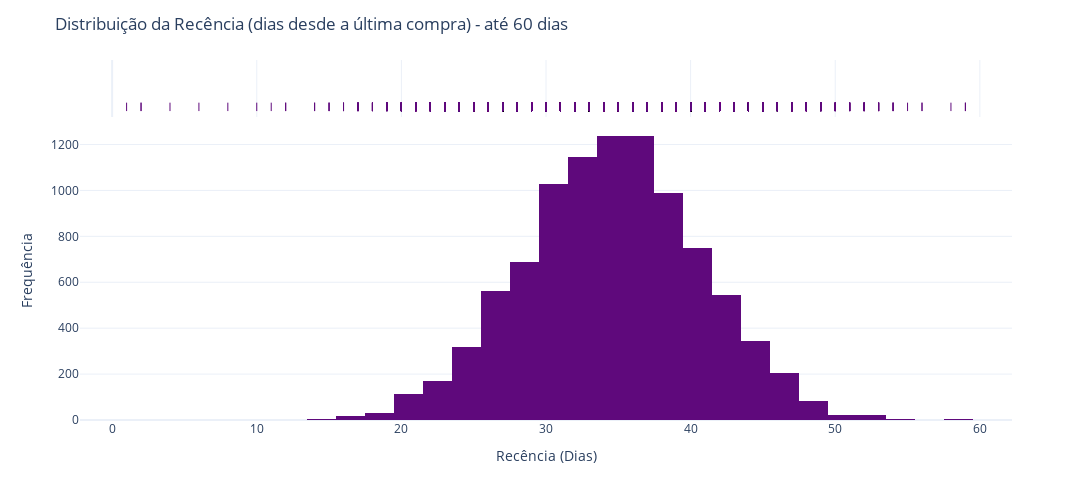

The notebook cell this image was saved under:
### Markdown cell above
### 2.6.2- Análise da Distribuição da Recência (dias desde a última compra) - até 60 dias
#### Histograma da Recência

O histograma abaixo mostra a distribuição dos dias de recência para compras, limitado a um período de até 60 dias. Essa limitação foi aplicada para focar ainda mais nos padrões mais recentes e relevantes de comportamento de compra, que são mais críticos para análises de churn a curto prazo. E afim de melhorar a visualização do gráfico, já que o intervalo possuia a maior concentração dentro deste período.

### Code cell
# Filtrando os dados para recência menor que 60 dias.

filtered_data = data[data['recency'] < 60]

# Criando o histograma com Plotly
fig = px.histogram(
    filtered_data, 
    x='recency', 
    nbins=30, 
    marginal='rug',  # Adiciona uma representação 'rug' na margem
    color_discrete_sequence=["#5F097C"],  # Utilizando cor roxa
     width=1300, height=500)
fig.update_layout(
    title='Distribuição da Recência (dias desde a última compra) - até 60 dias',
    xaxis_title='Recência (Dias)',
    yaxis_title='Frequência',
    template='plotly_white'
)
fig.write_image('imgs/recency_60.png')
fig.show()

### Figure 1 — Plotly figure (JSON) as saved in the notebook; plotly's stock layout.template omitted (floating-point values rounded to 4 significant figures; data arrays with more than 128 entries replaced by an {"elided": "..."} marker saying what was removed)
{"data": [{"alignmentgroup": "True", "bingroup": "x", "hovertemplate": "recency=%{x}<br>count=%{y}<extra></extra>", "legendgroup": "", "marker": {"color": "#5F097C", "pattern": {"shape": ""}}, "name": "", "nbinsx": 30, "offsetgroup": "", "orientation": "v", "showlegend": false, "type": "histogram", "x": {"elided": "9525 int values"}, "xaxis": "x", "yaxis": "y"}, {"alignmentgroup": "True", "boxpoints": "all", "fillcolor": "rgba(255,255,255,0)", "hoveron": "points", "hovertemplate": "recency=%{x}<extra></extra>", "jitter": 0, "legendgroup": "", "line": {"color": "rgba(255,255,255,0)"}, "marker": {"color": "#5F097C", "symbol": "line-ns-open"}, "name": "", "offsetgroup": "", "showlegend": false, "type": "box", "x": {"elided": "9525 int values"}, "xaxis": "x2", "yaxis": "y2"}], "layout": {"barmode": "relative", "height": 500, "legend": {"tracegroupgap": 0}, "margin": {"t": 60}, "title": {"text": "Distribuição da Recência (dias desde a última compra) - até 60 dias"}, "width": 1300, "xaxis": {"anchor": "y", "domain": [0, 1], "title": {"text": "Recência (Dias)"}}, "xaxis2": {"anchor": "y2", "domain": [0, 1], "matches": "x", "showgrid": true, "showticklabels": false}, "yaxis": {"anchor": "x", "domain": [0, 0.8316], "title": {"text": "Frequência"}}, "yaxis2": {"anchor": "x2", "domain": [0.8416, 1], "matches": "y2", "showgrid": false, "showline": false, "showticklabels": false, "ticks": ""}}}
